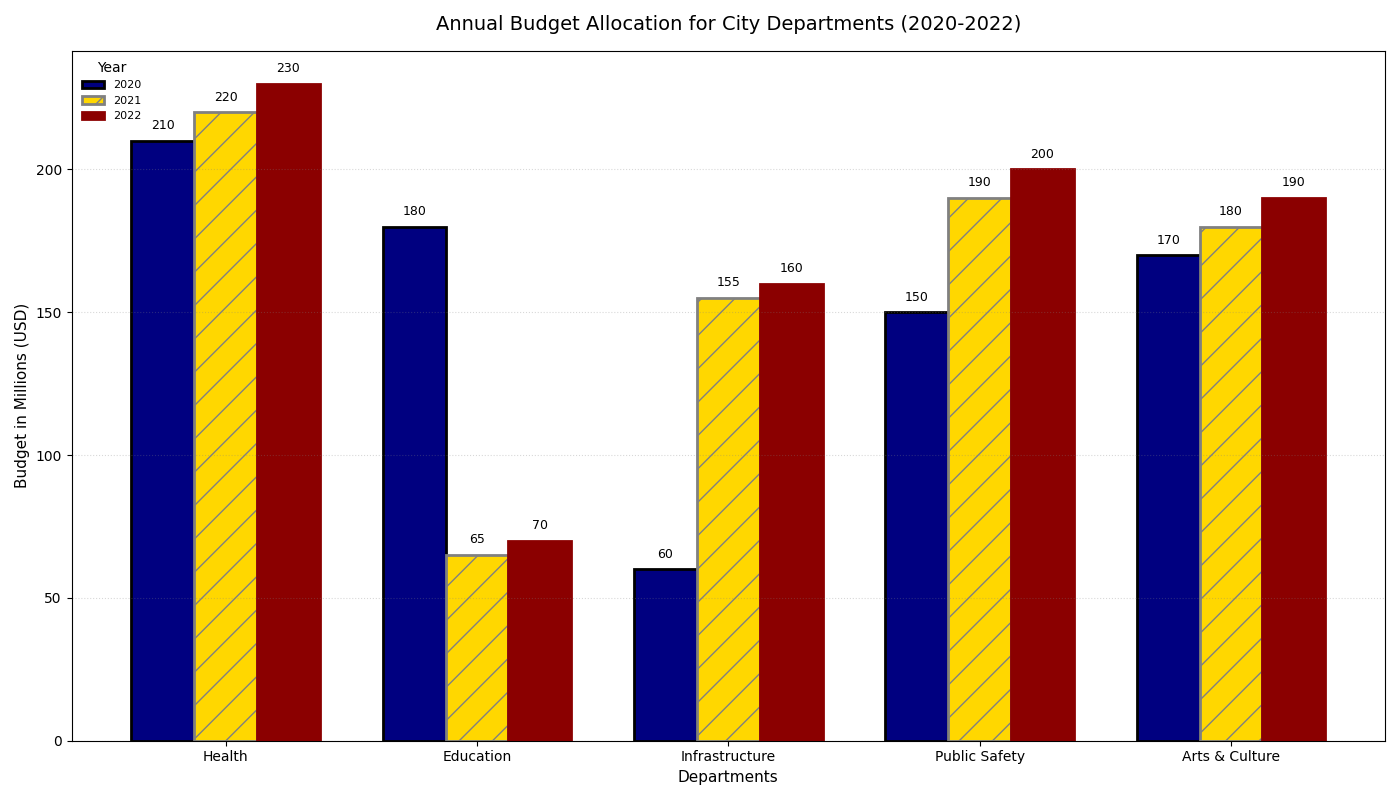

Source code (Python):
import matplotlib.pyplot as plt
import numpy as np

years = ['2020', '2021', '2022']
departments = ['Health', 'Education', 'Infrastructure', 'Public Safety', 'Arts & Culture']
budget_2020 = [210, 180, 60, 150, 170]
budget_2021 = [220, 65, 155, 190, 180]
budget_2022 = [230, 70, 160, 200, 190]

x = np.arange(len(departments))
width = 0.25

fig, ax = plt.subplots(figsize=(14, 8))

bars_2020 = ax.bar(x - width, budget_2020, width, label='2020', color='navy', linewidth=2, edgecolor='black')
bars_2021 = ax.bar(x, budget_2021, width, label='2021', color='gold', hatch='/', linewidth=2, edgecolor='gray')
bars_2022 = ax.bar(x + width, budget_2022, width, label='2022', color='darkred', linestyle='-', linewidth=2, edgecolor='darkred')

ax.set_title('Annual Budget Allocation for City Departments (2020-2022)', fontsize=14, fontweight='medium', pad=15)
ax.set_xlabel('Departments', fontsize=11)
ax.set_ylabel('Budget in Millions (USD)', fontsize=11)
ax.set_xticks(x)
ax.set_xticklabels(departments)
ax.grid(axis='y', linestyle=':', color='grey', alpha=0.3)  # Altered grid style
ax.legend(title='Year', fontsize=8, loc='upper left', frameon=False)  # Moved legend and removed frame

def add_labels(ax, bars):
    for bar in bars:
        yval = bar.get_height()
        ax.text(bar.get_x() + bar.get_width() / 2, yval + 3, f'{yval}', ha='center', va='bottom', fontsize=9, fontweight='regular')

add_labels(ax, bars_2020)
add_labels(ax, bars_2021)
add_labels(ax, bars_2022)

plt.tight_layout()
plt.show()
